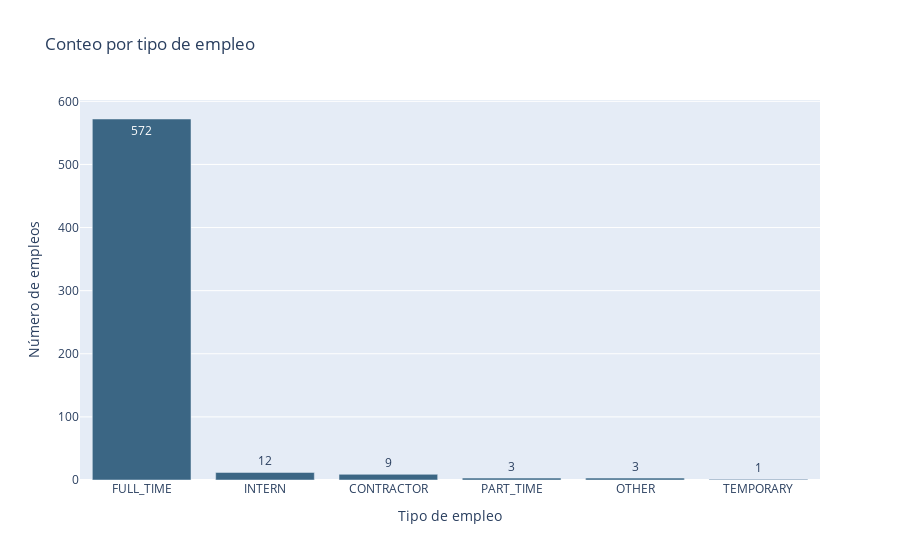

Here is the notebook cell this chart was saved with:
### Markdown cell above
### **Tipo de empleo**

### Code cell
f_eda.tipo_empleo(df)
sin_clasificar = round(df[df["tipo_empleo"].isna()].shape[0]/df.shape[0]*100,2)
full_time = round(df[df["tipo_empleo"]=="FULL_TIME"].shape[0]/df.shape[0]*100,2)

print(f"El {sin_clasificar}% de las ofertas no tienen clasificación")
print(f"El {full_time}% de las ofertas son de tipo FULL_TIME")

### Figure 1 — Plotly figure (JSON) as saved in the notebook; plotly's stock layout.template omitted (floating-point values rounded to 4 significant figures)
{"data": [{"marker": {"color": "#3b6684"}, "text": [572.0, 12.0, 9.0, 3.0, 3.0, 1.0], "type": "bar", "x": ["FULL_TIME", "INTERN", "CONTRACTOR", "PART_TIME", "OTHER", "TEMPORARY"], "y": [572, 12, 9, 3, 3, 1]}], "layout": {"showlegend": false, "title": {"text": "Conteo por tipo de empleo"}, "xaxis": {"title": {"text": "Tipo de empleo"}}, "yaxis": {"title": {"text": "Número de empleos"}}}}
